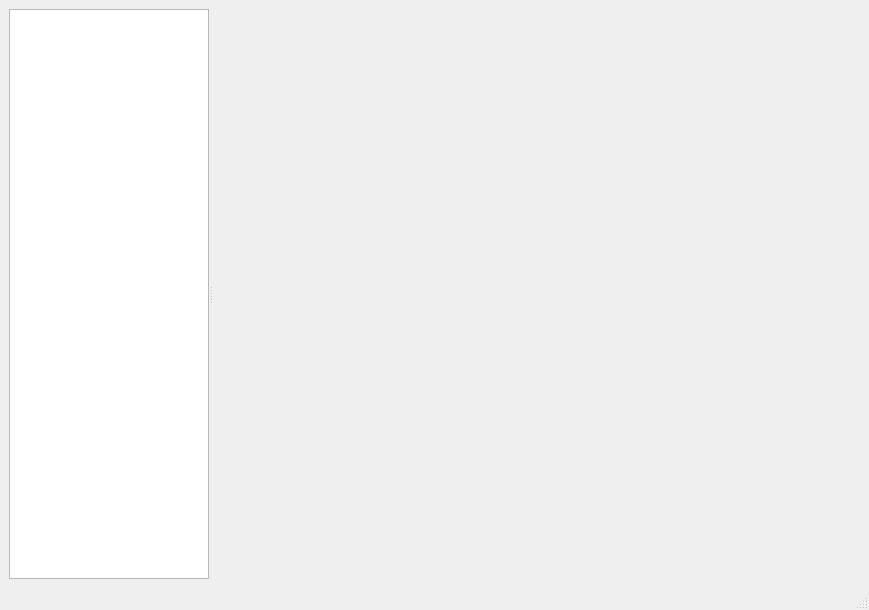
<?xml version="1.0" encoding="UTF-8"?>
<ui version="4.0">
 <class>MainWindow</class>
 <widget class="QMainWindow" name="MainWindow">
  <property name="geometry">
   <rect>
    <x>0</x>
    <y>0</y>
    <width>869</width>
    <height>610</height>
   </rect>
  </property>
  <property name="windowTitle">
   <string>MainWindow</string>
  </property>
  <widget class="QWidget" name="centralwidget">
   <layout class="QHBoxLayout" name="horizontalLayout">
    <item>
     <widget class="QSplitter" name="splitter">
      <property name="orientation">
       <enum>Qt::Horizontal</enum>
      </property>
      <widget class="QTreeView" name="navTreeView">
       <property name="maximumSize">
        <size>
         <width>200</width>
         <height>16777215</height>
        </size>
       </property>
       <property name="frameShape">
        <enum>QFrame::StyledPanel</enum>
       </property>
       <property name="frameShadow">
        <enum>QFrame::Sunken</enum>
       </property>
       <property name="lineWidth">
        <number>1</number>
       </property>
       <property name="alternatingRowColors">
        <bool>false</bool>
       </property>
       <property name="headerHidden">
        <bool>true</bool>
       </property>
      </widget>
      <widget class="QWidget" name="mainWidget" native="true"/>
     </widget>
    </item>
   </layout>
  </widget>
  <widget class="QMenuBar" name="menubar">
   <property name="geometry">
    <rect>
     <x>0</x>
     <y>0</y>
     <width>869</width>
     <height>22</height>
    </rect>
   </property>
  </widget>
  <widget class="QStatusBar" name="statusbar"/>
 </widget>
 <resources/>
 <connections/>
</ui>
